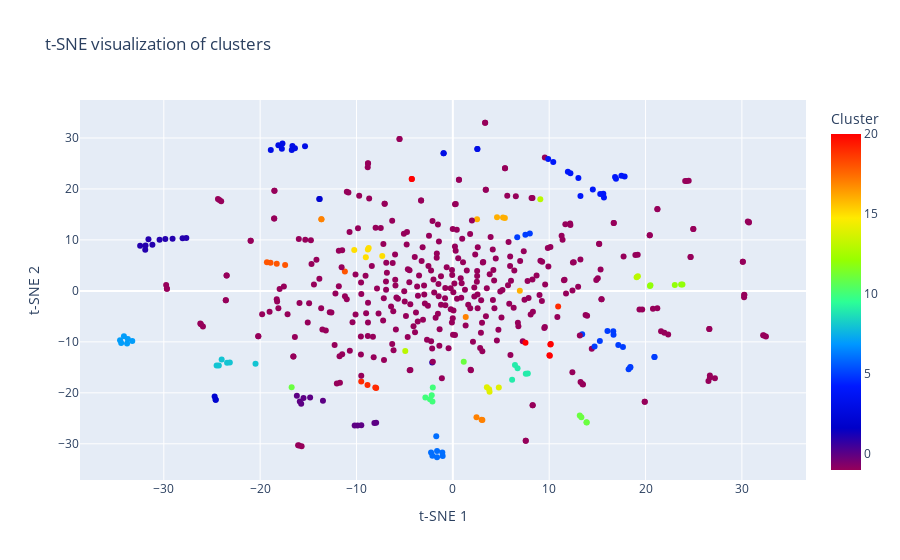

Source (notebook cell):
### Code cell
# Create a DataFrame with t-SNE data and cluster labels

tsne_df = pd.DataFrame(X_tsne, columns=['t-SNE 1', 't-SNE 2'])
tsne_df['Cluster'] = clusters
tsne_df['Preprocessed'] = df['preprocessed'].apply(split_text)


# Create an interactive scatter plot
fig = px.scatter(tsne_df,
                 x='t-SNE 1',
                 y='t-SNE 2',
                 color='Cluster',
                 hover_data=['Preprocessed'],
                 color_continuous_scale=px.colors.sequential.Rainbow,
                 title='t-SNE visualization of clusters')

# Show the plot
fig.show()

### Figure 1 — Plotly figure (JSON) as saved in the notebook; plotly's stock layout.template omitted (floating-point values rounded to 4 significant figures; data arrays with more than 128 entries replaced by an {"elided": "..."} marker saying what was removed)
{"data": [{"customdata": {"elided": "508x1 str values"}, "hovertemplate": "t-SNE 1=%{x}<br>t-SNE 2=%{y}<br>Preprocessed=%{customdata[0]}<br>Cluster=%{marker.color}<extra></extra>", "legendgroup": "", "marker": {"color": {"elided": "508 int values"}, "coloraxis": "coloraxis", "symbol": "circle"}, "mode": "markers", "name": "", "orientation": "v", "showlegend": false, "type": "scatter", "x": {"elided": "508 float values"}, "xaxis": "x", "y": {"elided": "508 float values"}, "yaxis": "y"}], "layout": {"coloraxis": {"colorbar": {"title": {"text": "Cluster"}}, "colorscale": [[0, "rgb(150,0,90)"], [0.125, "rgb(0,0,200)"], [0.25, "rgb(0,25,255)"], [0.375, "rgb(0,152,255)"], [0.5, "rgb(44,255,150)"], [0.625, "rgb(151,255,0)"], [0.75, "rgb(255,234,0)"], [0.875, "rgb(255,111,0)"], [1, "rgb(255,0,0)"]]}, "legend": {"tracegroupgap": 0}, "title": {"text": "t-SNE visualization of clusters"}, "xaxis": {"anchor": "y", "domain": [0, 1], "title": {"text": "t-SNE 1"}}, "yaxis": {"anchor": "x", "domain": [0, 1], "title": {"text": "t-SNE 2"}}}}
